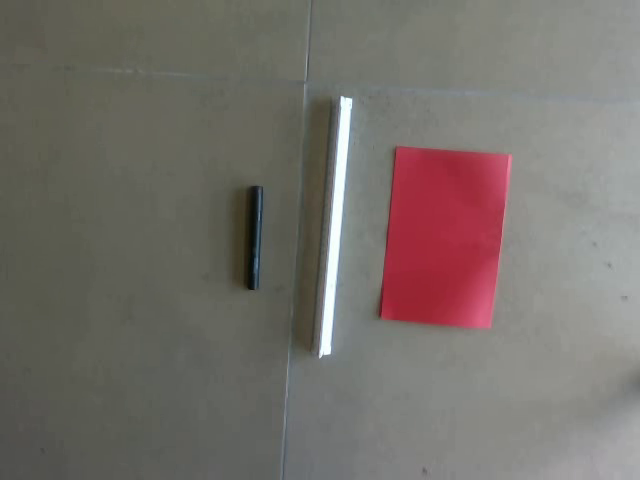
#> input picture frame 47 of Asignación Umbralización/2.mp4, 640 x 480 px, given in place of 2_Latas_orden.mp4, which was not available
$ python video_latas_prueba.py
#> lines starting #> are read from the running program, lines starting #| are printed output that depends on the picture; after the words box and inside, x2 and y2 are one past the last pixel; in counts of white or black regions, pixels touching at a corner belong together; long printed decimals are rounded; pictures that were not available may be replaced by others from this repository, and a replacement may not be noted
import cv2 as cv
import numpy as np
venta_num=9
mse_lista= []
psnr_lista= []

video= cv.VideoCapture('videos/videos renombrar/2_Latas_orden.mp4')
frame_speed=33
while video.isOpened():
    ret, frame= video.read()
#> frame is the input picture: shape (480, 640, 3); mean B, G, R 106.1, 111.2, 117.5
    if ret:
        cv.imshow("Video", frame)
        #cortando la imagen en la parte de las latas
        img_cortada= frame[200:500, 100:900]
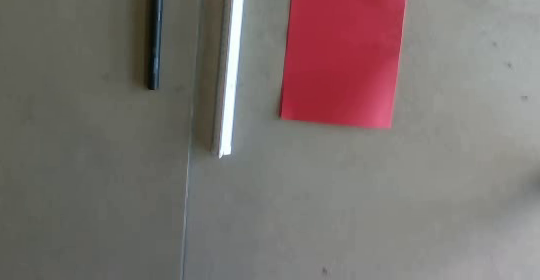
#> img_cortada: shape (280, 540, 3); mean B, G, R 110.5, 113.2, 122.9
        cv.imshow("Imagen Cortada", img_cortada)
        #mascara para quitar la parte de las latas y quedarnos con el fondo
        mascara= np.zeros(frame.shape[:2], dtype=np.uint8)
        cv.rectangle(mascara, (100, 200), (900, 500), (255, 255,255), -1)
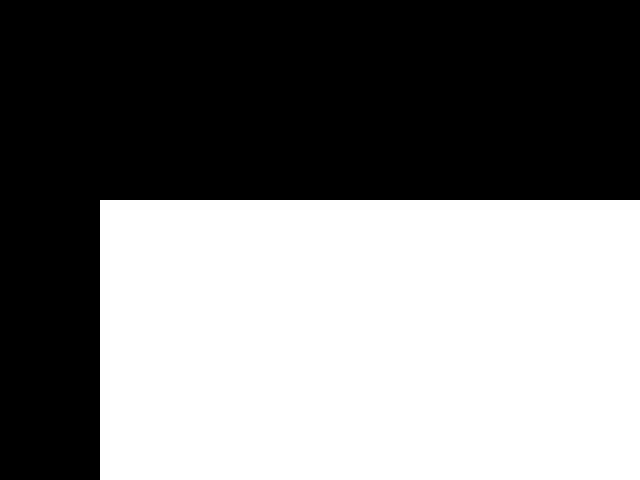
#> mascara: shape (480, 640); 49.2% white; 1 white region, box (x1, y1, x2, y2) and area: (100, 200, 640, 480) 151200
        img_mascara= cv.bitwise_and(frame, frame, mask=mascara)
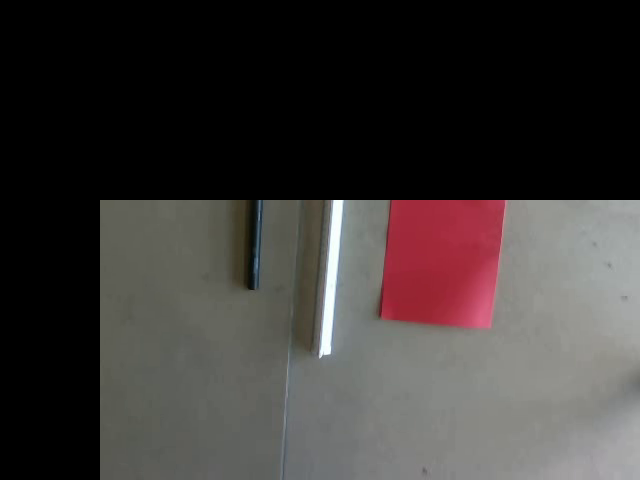
#> img_mascara: shape (480, 640, 3); mean B, G, R 54.4, 55.7, 60.5
        #img_mascara= cv.bitwise_not(frame, frame, mask=mascara)
        cv.imshow("Imagen Mascara", img_mascara)

        #aplicando la máscara invertida para remover las latas
        mascara_inv = cv.bitwise_not(mascara)
        fondo = cv.bitwise_and(frame, frame, mask=mascara_inv)
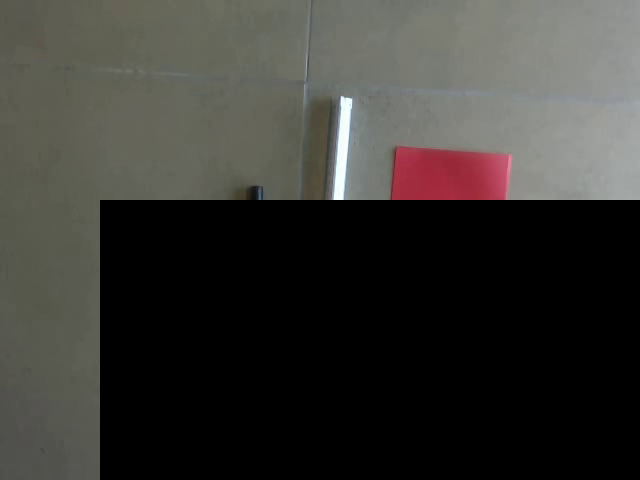
#> fondo: shape (480, 640, 3); mean B, G, R 51.7, 55.5, 57
        cv.imshow("Fondo", fondo)
        #filtro gausiano
        img_gaussiana= cv.GaussianBlur(fondo, (venta_num,venta_num), 1) #ventana de 9 x 9
        cv.imshow("Imagen Gaussiana", img_gaussiana)
        #filtro promedio gaussiano
        img_promedio_gaus= cv.blur(img_gaussiana, (venta_num,venta_num)) #ventana de 9 x 9
        cv.imshow("Imagen Promedio Gaussiana", img_promedio_gaus)

        #fusionar imagenes
        resultado_final= img_promedio_gaus.copy()
        resultado_final[200:500, 100:900] = frame[200:500, 100:900]
        cv.imshow("Resultado Final", resultado_final)
        #calculo MSE Y PSNR
        mse= np.mean((frame - img_promedio_gaus)**2)
#> mse = 52.23

        mse_lista.append(mse)
        #promediar mse para obtener un valor más estable

        #print("MSE:", mse)
        if mse == 0:
            psnr = float('inf')
        else:
            psnr = 10 * np.log10(255**2 / mse)
#> psnr = 30.95
        psnr_lista.append(psnr)
        #promediar psnr para obtener un valor más estable

        #print("PSNR:", psnr)
    if not ret:
        break
    if cv.waitKey(frame_speed) & 0xFF == ord('q'):
#> (key q is pressed here)
        break
print("MSE Promedio:", np.mean(mse_lista))
#| MSE Promedio: 52.235
print("PSNR Promedio:", np.mean(psnr_lista))
#| PSNR Promedio: 30.951
video.release()
cv.destroyAllWindows()

$ run again, starting later in the video
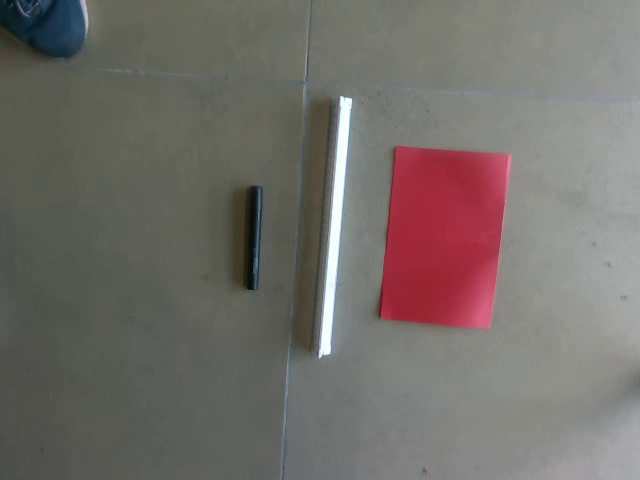
#> input picture frame 382 of Asignación Umbralización/2.mp4, 640 x 480 px, given in place of 2_Latas_orden.mp4, which was not available
#> frame is the input picture: shape (480, 640, 3); mean B, G, R 105.4, 109.5, 115
#> mascara: shape (480, 640); 49.2% white; 1 white region, box (x1, y1, x2, y2) and area: (100, 200, 640, 480) 151200
#> `fondo = cv.bitwise_and(frame, frame, mask=mascara_inv)`:
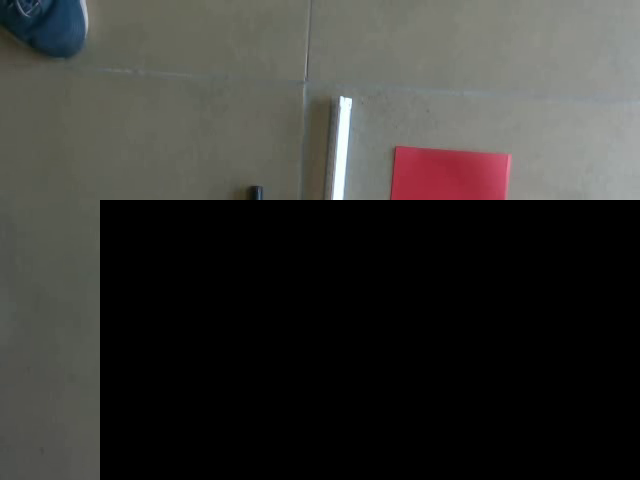
#> fondo: shape (480, 640, 3); mean B, G, R 51.2, 54.3, 55.2
#> mse = 52.76
#> psnr = 30.91
#| MSE Promedio: 52.762
#| PSNR Promedio: 30.908
